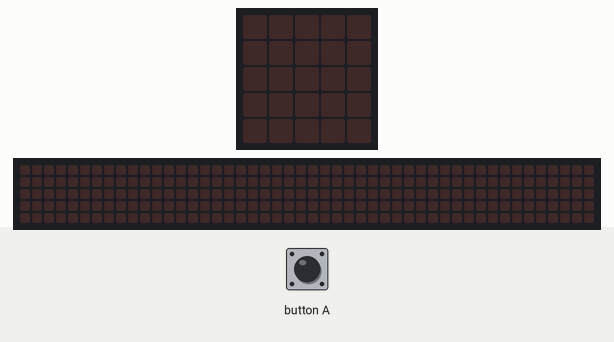
The program below on a simulated BBC micro:bit (MakeCode). Parts: the board's 5×5 LED display, a strip that is not on the board, showing the scrolling text unrolled. The inputs (shaded band) are chosen by the test bench. Random numbers come from a fixed seed; the 48×5 strip is a reading aid, not a part: it shows the text the display is scrolling, unrolled, one strip-width of it at a time.

Above: at 1.2 s.
1.3 s: button A pressed for 0.15 s
At 2.12 s:
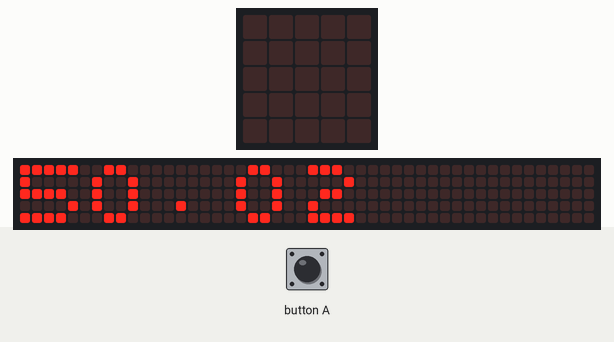
4.3 s: button A pressed for 0.15 s
At 8.12 s:
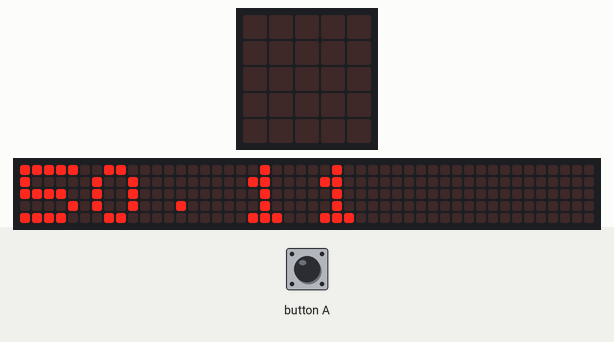
10.4 s: button A pressed for 0.15 s
At 19.22 s:
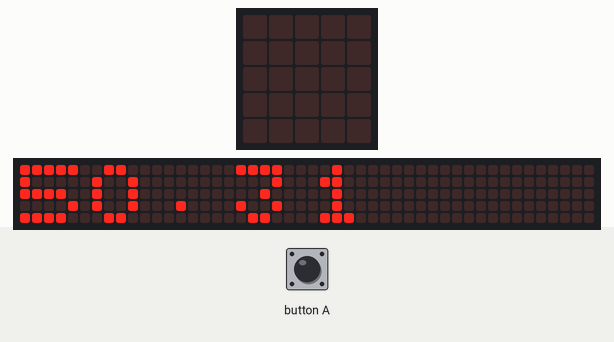

Measured:
- after the input at 1.3 s, the display: changes after 0.75 s (image 1)
- what the display in image 3 shows lasts 0.5 s, from 19.0 s to 19.5 s

The program:

main.ts
```typescript
input.onButtonPressed(Button.A, function () {
    Anzahl_1 = 0
    for (let Index = 0; Index <= Anz_würfeln - 1; Index++) {
        Ergebnis = randint(1, 2)
        if (Ergebnis == 1) {
            Anzahl_1 += 1
        }
    }
    basic.showNumber(Anzahl_1 / Anz_würfeln * 100)
})
let Ergebnis = 0
let Anzahl_1 = 0
let Anz_würfeln = 0
Anz_würfeln = 100000
basic.forever(function () {

})
```

test.ts
```typescript
// Hier kann man Tests durchführen; diese Datei wird nicht kompiliert, wenn dieses Paket als Erweiterung verwendet wird.
```
